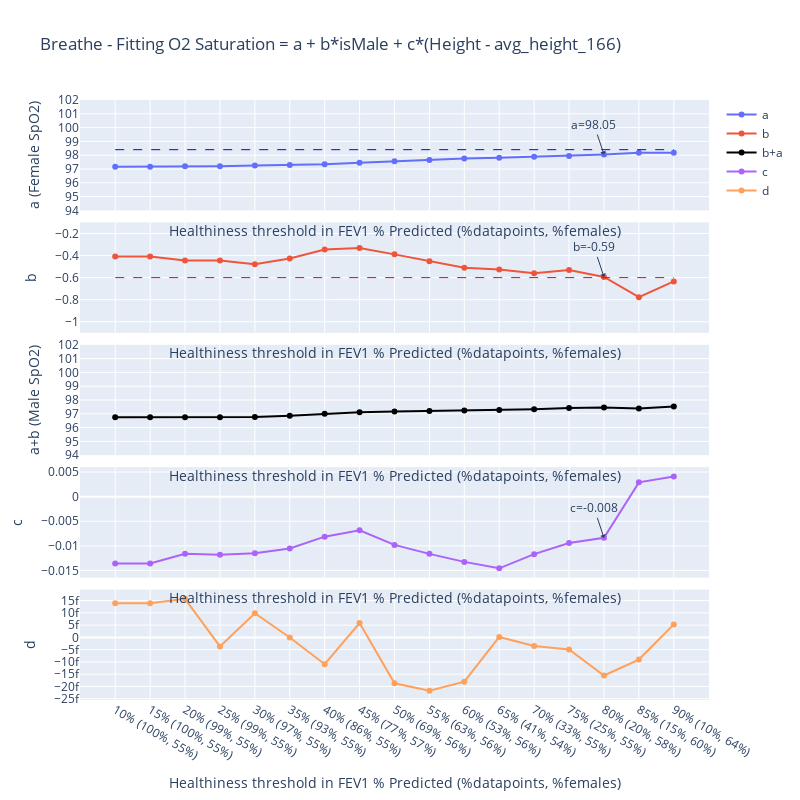

Notebook cell for this chart:
### Markdown cell above
## Fit O2 saturation with sex, height

### Code cell
# Fit O2 Saturation = a + b*isMale
from sklearn import linear_model
from sklearn.model_selection import train_test_split
from plotly.subplots import make_subplots

model_type = "sex"  # baseline
# model_type = "sex and height"  # Difficult to interprete as height/sex can be dependent in their relation to O2 Sat
model_type = "sex then height"  # Ensure sex captures all relationship with O2 Sat, then fit height
# model_type = "sex then height (no height intercept)"

# Compute isMale
df["isMale"] = pd.get_dummies(df.Sex).Male


def fit_O2sat_by_sex(df, with_height: bool):
    """
    Run a Linear Regression (OLS) to learn the parameters of the model for healthy O2 Saturation
    O2 Saturation = a + b*isMale (+ c*Height)
    """
    if with_height:
        X = np.array([df.isMale, df["Height"]]).T
    else:
        X = np.array([df.isMale]).T

    Y = df["O2 Saturation"]

    regr = (
        linear_model.LinearRegression()
    )  # Do not use fit_intercept = False if you have removed 1 column after dummy encoding
    regr.fit(X, Y)
    return regr


def compute_O2Sat_residual_after_sex_fit(row, intercept, isMaleScale):
    return row["O2 Saturation"] - intercept - isMaleScale * row.isMale


def compute_O2Sat_residual_after_sex_height_fit(
    row, intercept, isMaleScale, heightScale
):
    return (
        row["O2 Saturation"]
        - intercept
        - isMaleScale * row.isMale
        - heightScale * (row.Height - df.Height.mean())
    )


def further_fit_O2sat_by_height(df, a: float, b: float, with_intercept: bool):
    """
    a: intercept
    b: coefficient of isMale

    Once we have fit O2 Saturation = a + b*isMale, we can compute the residuals of this fit
    We then fit those residuals against Height to capture the remaining relationship of O2 Sat with height
    Id est we fit O2 Saturation - a - b*isMale = c*Height + d using an OLS
    """
    O2Sat_residuals = df.apply(
        lambda x: compute_O2Sat_residual_after_sex_fit(x, a, b), axis=1
    )
    Height_scaled = df.Height - df.Height.mean()

    X = np.array([Height_scaled]).T
    Y = O2Sat_residuals

    regr = linear_model.LinearRegression(fit_intercept=with_intercept)
    regr.fit(X, Y)
    return regr


health_thresholds = range(10, 95, 5)  # avg FEV1 % Predicted
a = []
b = []
if (
    model_type == "sex and height"
    or model_type == "sex then height (no height intercept)"
):
    c = []
if model_type == "sex then height":
    c = []
    d = []
n_IDs = []
n_m_IDs = []
n_f_IDs = []
n_datapoints = []
valid_health_thresholds = []


def filter_healthiest(df, health_threshold):
    return df[df["FEV1 % Predicted"] >= health_threshold]


for health_threshold in health_thresholds:
    df_healthiest = filter_healthiest(df, health_threshold)

    if len(df_healthiest) == 0:
        continue

    n_IDs.append(len(df_healthiest.ID.unique()))
    n_m_IDs.append(len(df_healthiest[df_healthiest.Sex == "Male"].ID.unique()))
    n_f_IDs.append(len(df_healthiest[df_healthiest.Sex == "Female"].ID.unique()))
    n_datapoints.append(len(df_healthiest))
    valid_health_thresholds.append(health_threshold)

    regr = fit_O2sat_by_sex(df_healthiest, model_type == "sex and height")
    tmp_a = regr.intercept_
    tmp_b = regr.coef_[0]
    a.append(tmp_a)
    b.append(tmp_b)
    if model_type == "sex and height":
        c.append(regr.coef_[1])
    elif model_type == "sex then height":
        # In this case, we fit O2 Saturation - a - b*isMale = c*Height + d
        regr_height = further_fit_O2sat_by_height(
            df_healthiest,
            tmp_a,
            tmp_b,
            True,
        )
        c.append(regr_height.coef_[0])
        d.append(regr_height.intercept_)
    elif model_type == "sex then height (no height intercept)":
        # In this case, we fit O2 Saturation - a - b*isMale = c*Height
        regr_height = further_fit_O2sat_by_height(
            df_healthiest,
            tmp_a,
            tmp_b,
            False,
        )
        c.append(regr_height.coef_[0])

prct_datapoints = np.array(n_datapoints) / len(df) * 100
prct_females = np.array(n_f_IDs) / np.array(n_IDs) * 100

# X_chart = [
#     f"{t}% ({f_id}+{m_id}, {p})"
#     for t, p, f_id, m_id in zip(valid_health_thresholds, n_datapoints, n_f_IDs, n_m_IDs)
# ]
X_chart = [
    f"{t}% ({int(datapoints)}%, {int(females)}%)"
    for t, datapoints, females in zip(
        valid_health_thresholds, prct_datapoints, prct_females
    )
]

avg_height_str = f"avg_height_{int(df.Height.mean())}"

title = "Breathe - Fitting O2 Saturation = a + b*isMale"
nrows = 3
fig_height = 600
if model_type == "sex and height":
    nrows = 3
    title = "Breathe - Fitting O2 Saturation = a + b*isMale + c*Height"
    fig_height = 600
if model_type == "sex then height":
    nrows = 5
    title = f"Breathe - Fitting O2 Saturation = a + b*isMale + c*(Height - {avg_height_str})"
    fig_height = 800
if model_type == "sex then height (no height intercept)":
    nrows = 4
    title = f"Breathe - Fitting O2 Saturation = b*isMale + c*(Height - {avg_height_str})"
    fig_height = 600

fig = make_subplots(
    rows=nrows,
    cols=1,
    shared_xaxes=True,
    vertical_spacing=0.02,
)
# On the first subplot, add a, on the second b, on the third c
fig.add_trace(go.Scatter(x=X_chart, y=a, name="a"), row=1, col=1)
# Add annotation below the point a[-3] to show the value of a[-3]
fig.add_annotation(
    x=X_chart[-3],
    y=a[-3],
    text=f"a={round(a[-3], 2)}",
    showarrow=True,
    arrowhead=1,
    row=1,
    col=1,
)
# Add line at 98.4% on for a
fig.add_shape(
    type="line",
    x0=0,
    y0=98.4,
    x1=len(X_chart) - 1,
    y1=98.4,
    line=dict(color="blue", width=1, dash="dash"),
    row=1,
    col=1,
)
fig.add_trace(go.Scatter(x=X_chart, y=b, name="b"), row=2, col=1)
# Add annotation below the point b[-3] to show the value of b[-3]
fig.add_annotation(
    x=X_chart[-3],
    y=b[-3],
    text=f"b={round(b[-3], 2)}",
    showarrow=True,
    arrowhead=1,
    row=2,
    col=1,
)
# Add a dashed red line at -0.6 for b
fig.add_shape(
    type="line",
    x0=0,
    y0=-0.6,
    x1=len(X_chart) - 1,
    y1=-0.6,
    line=dict(color="red", width=1, dash="dash"),
    row=2,
    col=1,
)
if model_type == "sex":
    fig.add_trace(
        go.Scatter(x=X_chart, y=np.array(b) + np.array(a), name="b+a"), row=3, col=1
    )
    fig.update_traces(row=3, col=1, marker_color="black")
elif model_type == "sex and height":
    fig.add_trace(go.Scatter(x=X_chart, y=c, name="c"), row=3, col=1)
elif (
    model_type == "sex then height"
    or model_type == "sex then height (no height intercept)"
):
    fig.add_trace(
        go.Scatter(x=X_chart, y=np.array(b) + np.array(a), name="b+a"), row=3, col=1
    )
    fig.update_traces(row=3, col=1, marker_color="black")
    fig.add_trace(go.Scatter(x=X_chart, y=c, name="c"), row=4, col=1)
    # Add annotation below the point c[-3] to show the value of c[-3]
    fig.add_annotation(
        x=X_chart[-3],
        y=c[-3],
        text=f"c={round(c[-3], 3)}",
        showarrow=True,
        arrowhead=1,
        row=4,
        col=1,
    )
    if model_type == "sex then height":
        fig.add_trace(go.Scatter(x=X_chart, y=d, name="d"), row=5, col=1)


# Update y axis names for each subplot
fig.update_yaxes(title="a (Female SpO2)", nticks=10, row=1, col=1, range=[94, 102])
fig.update_yaxes(title="b", nticks=10, row=2, col=1, range=[-1.1, -0.1])
if model_type == "sex":
    fig.update_yaxes(title="a+b (Male SpO2)", nticks=10, row=3, col=1, range=[94, 102])
if model_type == "sex and height":
    fig.update_yaxes(title="c", nticks=10, row=3, col=1)
elif model_type == "sex then height" or "sex then height (no height intercept)":
    fig.update_yaxes(title="a+b (Male SpO2)", nticks=10, row=3, col=1, range=[94, 102])
    fig.update_yaxes(title="c", nticks=10, row=4, col=1)
    if model_type == "sex then height":
        fig.update_yaxes(title="d", nticks=10, row=5, col=1)


fig.update_layout(title=title)
fig.update_xaxes(
    title_text="Healthiness threshold in FEV1 % Predicted (%datapoints, %females)"
)
fig.update_layout(height=fig_height, width=800)
fig.show()
fig.write_image(f"{plotsdir}/Factors - {title}.pdf")

# Literature would be a = 98.3, b = -1.4
# The healthier the the higher the base value of O2 saturation, and the bigger the difference between males and females.

### Figure 1 — Plotly figure (JSON) as saved in the notebook; plotly's stock layout.template omitted (floating-point values rounded to 4 significant figures)
{"data": [{"name": "a", "type": "scatter", "x": ["10% (100%, 55%)", "15% (100%, 55%)", "20% (99%, 55%)", "25% (99%, 55%)", "30% (97%, 55%)", "35% (93%, 55%)", "40% (86%, 55%)", "45% (77%, 57%)", "50% (69%, 56%)", "55% (63%, 56%)", "60% (53%, 56%)", "65% (41%, 54%)", "70% (33%, 55%)", "75% (25%, 55%)", "80% (20%, 58%)", "85% (15%, 60%)", "90% (10%, 64%)"], "xaxis": "x", "y": [97.16, 97.16, 97.19, 97.2, 97.25, 97.29, 97.34, 97.45, 97.56, 97.66, 97.75, 97.81, 97.89, 97.95, 98.05, 98.17, 98.17], "yaxis": "y"}, {"name": "b", "type": "scatter", "x": ["10% (100%, 55%)", "15% (100%, 55%)", "20% (99%, 55%)", "25% (99%, 55%)", "30% (97%, 55%)", "35% (93%, 55%)", "40% (86%, 55%)", "45% (77%, 57%)", "50% (69%, 56%)", "55% (63%, 56%)", "60% (53%, 56%)", "65% (41%, 54%)", "70% (33%, 55%)", "75% (25%, 55%)", "80% (20%, 58%)", "85% (15%, 60%)", "90% (10%, 64%)"], "xaxis": "x2", "y": [-0.408, -0.408, -0.4449, -0.4455, -0.4801, -0.4273, -0.3448, -0.3327, -0.3896, -0.4512, -0.5113, -0.5277, -0.5613, -0.5303, -0.5937, -0.7775, -0.6344], "yaxis": "y2"}, {"marker": {"color": "black"}, "name": "b+a", "type": "scatter", "x": ["10% (100%, 55%)", "15% (100%, 55%)", "20% (99%, 55%)", "25% (99%, 55%)", "30% (97%, 55%)", "35% (93%, 55%)", "40% (86%, 55%)", "45% (77%, 57%)", "50% (69%, 56%)", "55% (63%, 56%)", "60% (53%, 56%)", "65% (41%, 54%)", "70% (33%, 55%)", "75% (25%, 55%)", "80% (20%, 58%)", "85% (15%, 60%)", "90% (10%, 64%)"], "xaxis": "x3", "y": [96.75, 96.75, 96.75, 96.75, 96.77, 96.86, 97.0, 97.11, 97.17, 97.2, 97.24, 97.28, 97.33, 97.42, 97.46, 97.39, 97.54], "yaxis": "y3"}, {"name": "c", "type": "scatter", "x": ["10% (100%, 55%)", "15% (100%, 55%)", "20% (99%, 55%)", "25% (99%, 55%)", "30% (97%, 55%)", "35% (93%, 55%)", "40% (86%, 55%)", "45% (77%, 57%)", "50% (69%, 56%)", "55% (63%, 56%)", "60% (53%, 56%)", "65% (41%, 54%)", "70% (33%, 55%)", "75% (25%, 55%)", "80% (20%, 58%)", "85% (15%, 60%)", "90% (10%, 64%)"], "xaxis": "x4", "y": [-0.01359, -0.01359, -0.01159, -0.01181, -0.01152, -0.01053, -0.008129, -0.00684, -0.009802, -0.01163, -0.01325, -0.01456, -0.01169, -0.009424, -0.008367, 0.002899, 0.004094], "yaxis": "y4"}, {"name": "d", "type": "scatter", "x": ["10% (100%, 55%)", "15% (100%, 55%)", "20% (99%, 55%)", "25% (99%, 55%)", "30% (97%, 55%)", "35% (93%, 55%)", "40% (86%, 55%)", "45% (77%, 57%)", "50% (69%, 56%)", "55% (63%, 56%)", "60% (53%, 56%)", "65% (41%, 54%)", "70% (33%, 55%)", "75% (25%, 55%)", "80% (20%, 58%)", "85% (15%, 60%)", "90% (10%, 64%)"], "xaxis": "x5", "y": [1.395e-14, 1.395e-14, 1.57e-14, -3.687e-15, 9.835e-15, -3.292e-17, -1.095e-14, 5.868e-15, -1.872e-14, -2.175e-14, -1.805e-14, 1.889e-16, -3.506e-15, -4.924e-15, -1.554e-14, -9.035e-15, 5.305e-15], "yaxis": "y5"}], "layout": {"annotations": [{"arrowhead": 1, "showarrow": true, "text": "a=98.05", "x": "80% (20%, 58%)", "xref": "x", "y": 98.05, "yref": "y"}, {"arrowhead": 1, "showarrow": true, "text": "b=-0.59", "x": "80% (20%, 58%)", "xref": "x2", "y": -0.5937, "yref": "y2"}, {"arrowhead": 1, "showarrow": true, "text": "c=-0.008", "x": "80% (20%, 58%)", "xref": "x4", "y": -0.008367, "yref": "y4"}], "height": 800, "shapes": [{"line": {"color": "blue", "dash": "dash", "width": 1}, "type": "line", "x0": 0, "x1": 16, "xref": "x", "y0": 98.4, "y1": 98.4, "yref": "y"}, {"line": {"color": "red", "dash": "dash", "width": 1}, "type": "line", "x0": 0, "x1": 16, "xref": "x2", "y0": -0.6, "y1": -0.6, "yref": "y2"}], "title": {"text": "Breathe - Fitting O2 Saturation = a + b*isMale + c*(Height - avg_height_166)"}, "width": 800, "xaxis": {"anchor": "y", "domain": [0, 1], "matches": "x5", "showticklabels": false, "title": {"text": "Healthiness threshold in FEV1 % Predicted (%datapoints, %females)"}}, "xaxis2": {"anchor": "y2", "domain": [0, 1], "matches": "x5", "showticklabels": false, "title": {"text": "Healthiness threshold in FEV1 % Predicted (%datapoints, %females)"}}, "xaxis3": {"anchor": "y3", "domain": [0, 1], "matches": "x5", "showticklabels": false, "title": {"text": "Healthiness threshold in FEV1 % Predicted (%datapoints, %females)"}}, "xaxis4": {"anchor": "y4", "domain": [0, 1], "matches": "x5", "showticklabels": false, "title": {"text": "Healthiness threshold in FEV1 % Predicted (%datapoints, %females)"}}, "xaxis5": {"anchor": "y5", "domain": [0, 1], "title": {"text": "Healthiness threshold in FEV1 % Predicted (%datapoints, %females)"}}, "yaxis": {"anchor": "x", "domain": [0.816, 1], "nticks": 10, "range": [94, 102], "title": {"text": "a (Female SpO2)"}}, "yaxis2": {"anchor": "x2", "domain": [0.612, 0.796], "nticks": 10, "range": [-1.1, -0.1], "title": {"text": "b"}}, "yaxis3": {"anchor": "x3", "domain": [0.408, 0.592], "nticks": 10, "range": [94, 102], "title": {"text": "a+b (Male SpO2)"}}, "yaxis4": {"anchor": "x4", "domain": [0.204, 0.388], "nticks": 10, "title": {"text": "c"}}, "yaxis5": {"anchor": "x5", "domain": [0, 0.184], "nticks": 10, "title": {"text": "d"}}}}
